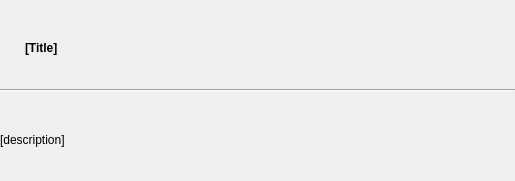
<?xml version="1.0" encoding="UTF-8"?>
<ui version="4.0">
 <class>Form</class>
 <widget class="QWidget" name="Form">
  <property name="geometry">
   <rect>
    <x>0</x>
    <y>0</y>
    <width>515</width>
    <height>181</height>
   </rect>
  </property>
  <property name="windowTitle">
   <string>Form</string>
  </property>
  <property name="autoFillBackground">
   <bool>false</bool>
  </property>
  <layout class="QVBoxLayout" name="verticalLayout">
   <property name="margin">
    <number>0</number>
   </property>
   <item>
    <layout class="QHBoxLayout" name="horizontalLayout">
     <property name="leftMargin">
      <number>12</number>
     </property>
     <property name="topMargin">
      <number>12</number>
     </property>
     <property name="rightMargin">
      <number>12</number>
     </property>
     <item>
      <widget class="QLabel" name="icon">
       <property name="sizePolicy">
        <sizepolicy hsizetype="Fixed" vsizetype="Fixed">
         <horstretch>16</horstretch>
         <verstretch>0</verstretch>
        </sizepolicy>
       </property>
       <property name="text">
        <string/>
       </property>
       <property name="pixmap">
        <pixmap resource="img/img.qrc">:/ico/dashboard.png</pixmap>
       </property>
      </widget>
     </item>
     <item>
      <widget class="QLabel" name="title">
       <property name="font">
        <font>
         <weight>75</weight>
         <bold>true</bold>
        </font>
       </property>
       <property name="text">
        <string notr="true">[Title]</string>
       </property>
      </widget>
     </item>
     <item>
      <spacer name="horizontalSpacer">
       <property name="orientation">
        <enum>Qt::Horizontal</enum>
       </property>
       <property name="sizeHint" stdset="0">
        <size>
         <width>479</width>
         <height>13</height>
        </size>
       </property>
      </spacer>
     </item>
    </layout>
   </item>
   <item>
    <widget class="Line" name="line">
     <property name="orientation">
      <enum>Qt::Horizontal</enum>
     </property>
    </widget>
   </item>
   <item>
    <widget class="QLabel" name="description">
     <property name="sizePolicy">
      <sizepolicy hsizetype="Minimum" vsizetype="Preferred">
       <horstretch>0</horstretch>
       <verstretch>0</verstretch>
      </sizepolicy>
     </property>
     <property name="text">
      <string notr="true">[description]</string>
     </property>
     <property name="wordWrap">
      <bool>true</bool>
     </property>
    </widget>
   </item>
  </layout>
 </widget>
 <resources>
  <include location="img/img.qrc"/>
 </resources>
 <connections/>
</ui>
